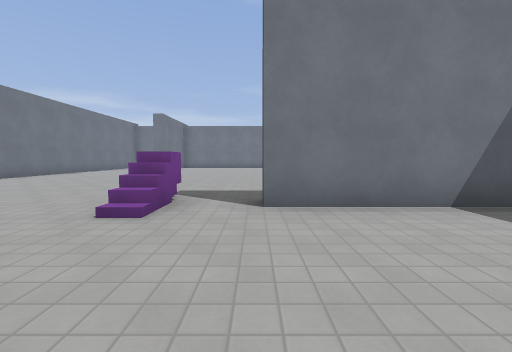
view 1 (above)

20 first-person views from a walk through a Godot game level. The camera is 1.3 m above the floor, tilts 4° down and sees 90° across. The floor is counted in squares, 2 m on a side. Each view is taken from the middle of a square. On the plan, view 1 faces up. The plan holds only what a view shows up to about 9 squares ahead; the rest is blank. The place goes on beyond the plan. Surface patterns are stand-ins for the level's own textures.

view 2
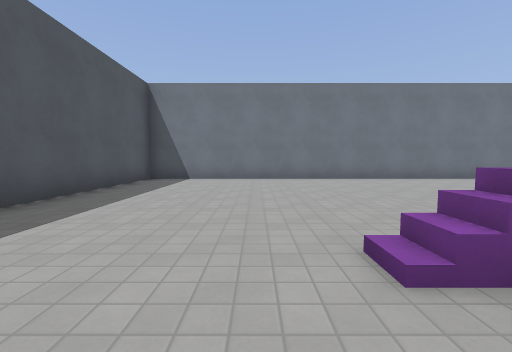

view 3
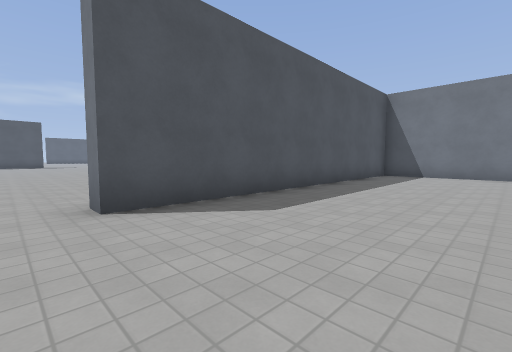

view 4
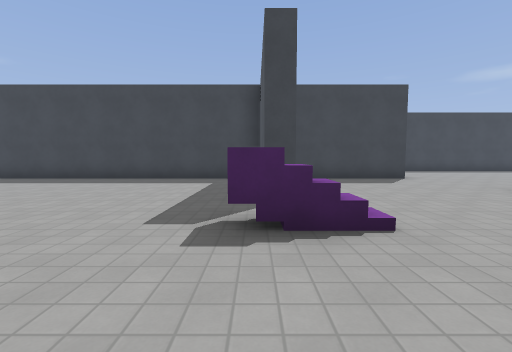

view 5
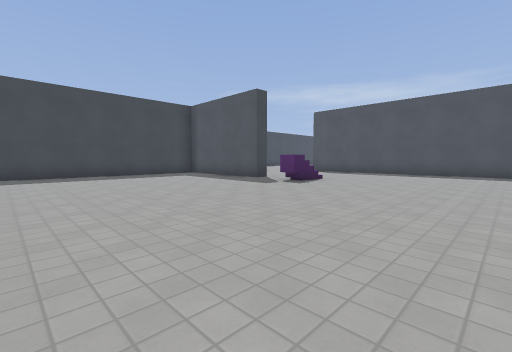

view 6
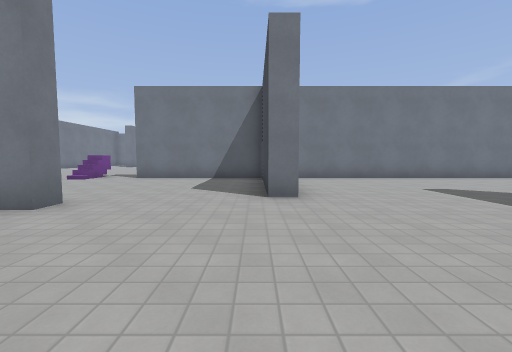

view 7
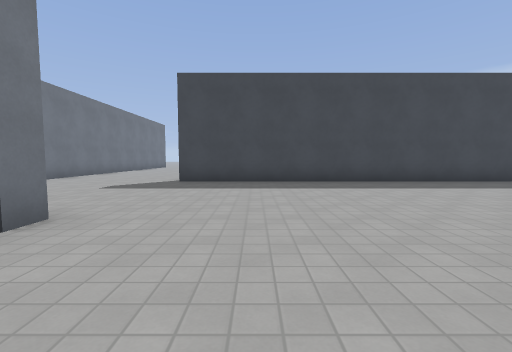

view 8
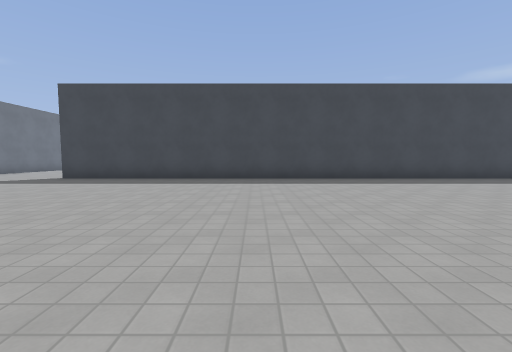

view 9
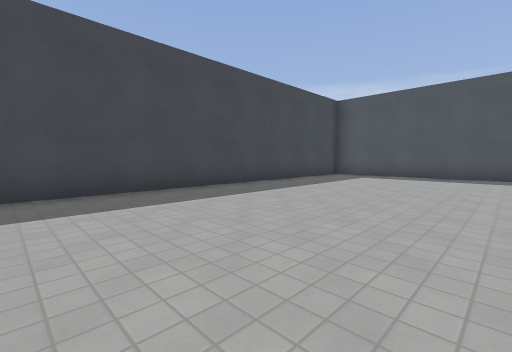

view 10
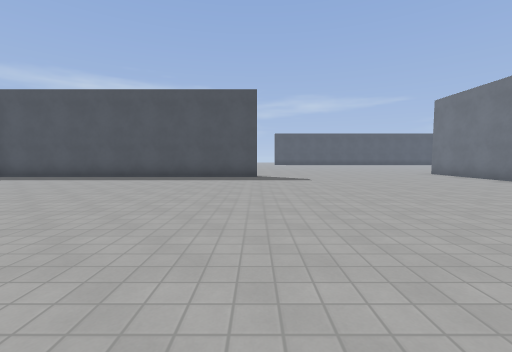

view 11
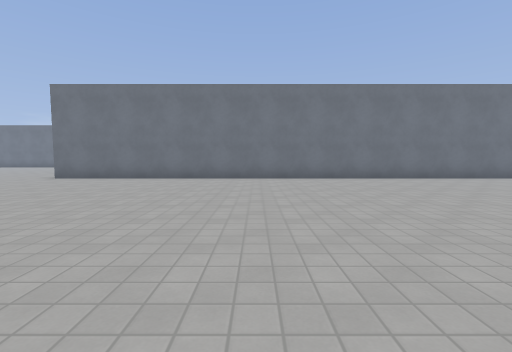

view 12
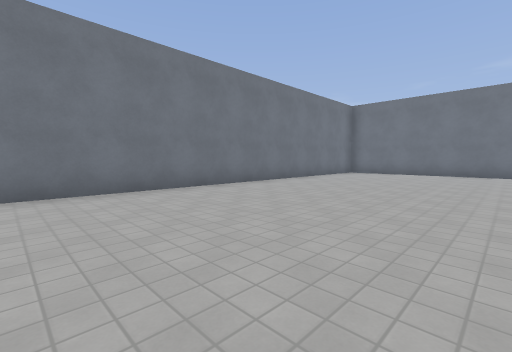

view 13
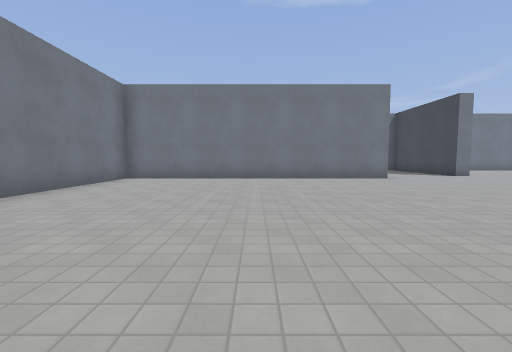

view 14
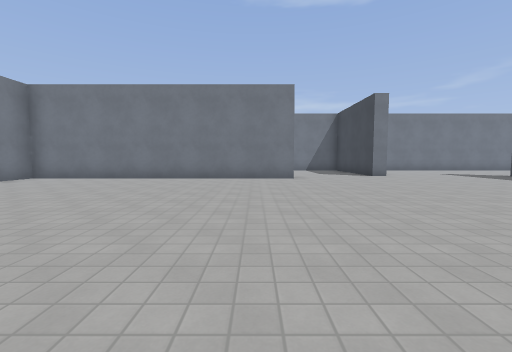

view 15
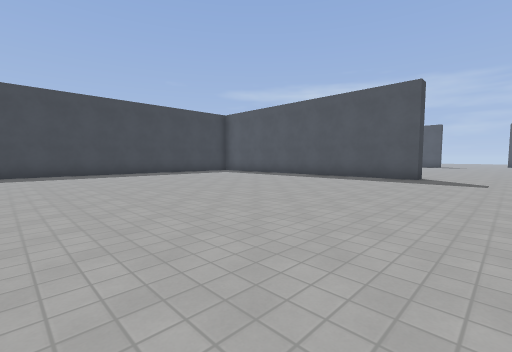

view 16
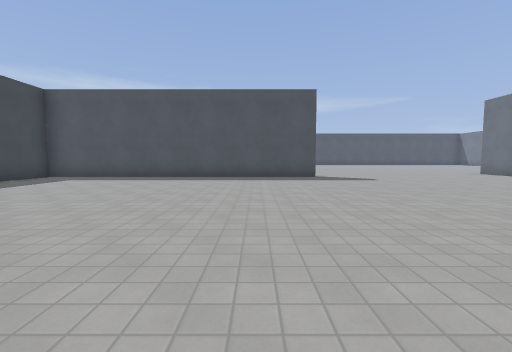

view 17
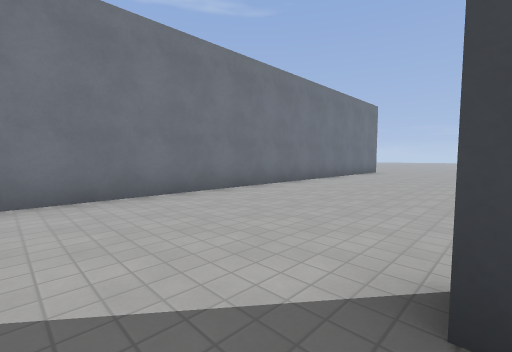

view 18
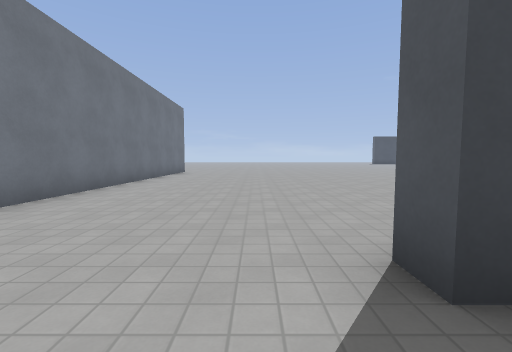

view 19
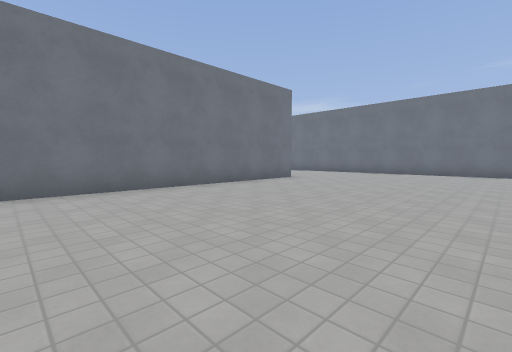

view 20
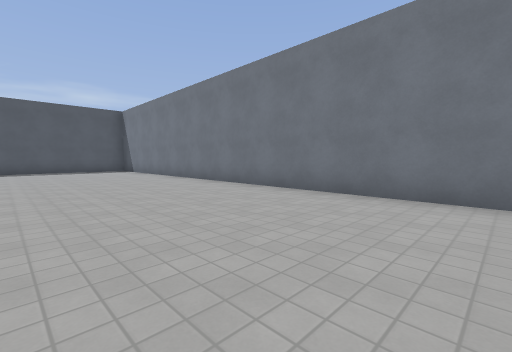

### Floor plan
Points are (right, up) in squares from view 1. A wall is a line through its corners. A room is listed if a view was taken in it or the views show most of it. See-through windows are left out.
Room 1 (views 1, 2, 3, 4, 5)
walls: (-1.7, 3.1) (-1.7, 4.2); (4.2, 4.9) (4.2, 10.5); (4.2, 3.4) (0.1, 3.4) (0.1, 3.9) (0.6, 3.9); (-8, 10.1) (-8, -1.3) (1.2, -1.3) (1.2, -1.8); (4.2, -0.8) (4.2, 2.8)
ways out: opening at (2.3, -1) to room 2
Room 2 (views 6, 7, 8, 9, 10, 11, 12, 13, 14, 15, 16, 17, 18, 19, 20)
walls: (4.8, -0.8) (4.2, -0.8); (1.2, -1.8) (-7.1, -1.8) (-7.1, -21.5); (0.1, -20.2) (0.1, -19.8) (9.1, -19.8) (9.1, -0.9) (9.6, -0.9) (9.6, -14.4); (16.5, 3.4) (5.4, 3.4)
ways out: opening at (2.3, -1) to room 1; opening at (-7, -22)

Positions as (right, up) in squares from view 1, and headings:
1: (0, 0), facing up
2: (0, 2), facing left
3: (2, 2), facing down-left
4: (-4, 4), facing right
5: (-6, 10), facing down-right
6: (4, -5), facing up
7: (2, -3), facing right
8: (1, -7), facing right
9: (4, -10), facing down-right
10: (0, -11), facing down
11: (1, -15), facing left
12: (-2, -13), facing up-left
13: (-3, -10), facing up
14: (0, -10), facing up
15: (-2, -11), facing down-right
16: (2, -11), facing down
17: (8, -1), facing up-right
18: (8, 0), facing right
19: (15, -8), facing up-left
20: (14, -6), facing down-left
